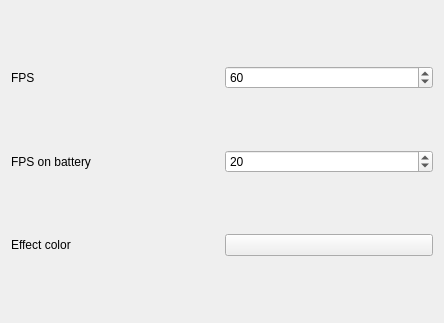
<?xml version="1.0" encoding="UTF-8"?>
<ui version="4.0">
 <class>Config</class>
 <widget class="QWidget" name="Config">
  <property name="geometry">
   <rect>
    <x>0</x>
    <y>0</y>
    <width>444</width>
    <height>323</height>
   </rect>
  </property>
  <property name="windowTitle">
   <string>Form</string>
  </property>
  <layout class="QGridLayout" name="gridLayout">
   <item row="0" column="1">
    <widget class="QSpinBox" name="fps">
     <property name="minimum">
      <number>1</number>
     </property>
     <property name="maximum">
      <number>1000</number>
     </property>
     <property name="value">
      <number>60</number>
     </property>
    </widget>
   </item>
   <item row="2" column="1">
    <widget class="KColorButton" name="effectColor"/>
   </item>
   <item row="2" column="0">
    <widget class="QLabel" name="label">
     <property name="text">
      <string>Effect color</string>
     </property>
    </widget>
   </item>
   <item row="0" column="0">
    <widget class="QLabel" name="label_2">
     <property name="text">
      <string>FPS</string>
     </property>
    </widget>
   </item>
   <item row="1" column="0">
    <widget class="QLabel" name="label_3">
     <property name="text">
      <string>FPS on battery</string>
     </property>
    </widget>
   </item>
   <item row="1" column="1">
    <widget class="QSpinBox" name="fpsBattery">
     <property name="minimum">
      <number>0</number>
     </property>
     <property name="maximum">
      <number>1000</number>
     </property>
     <property name="value">
      <number>20</number>
     </property>
    </widget>
   </item>
  </layout>
 </widget>
 <customwidgets>
  <customwidget>
   <class>KColorButton</class>
   <extends>QPushButton</extends>
   <header>kcolorbutton.h</header>
  </customwidget>
 </customwidgets>
 <resources/>
 <connections/>
</ui>
